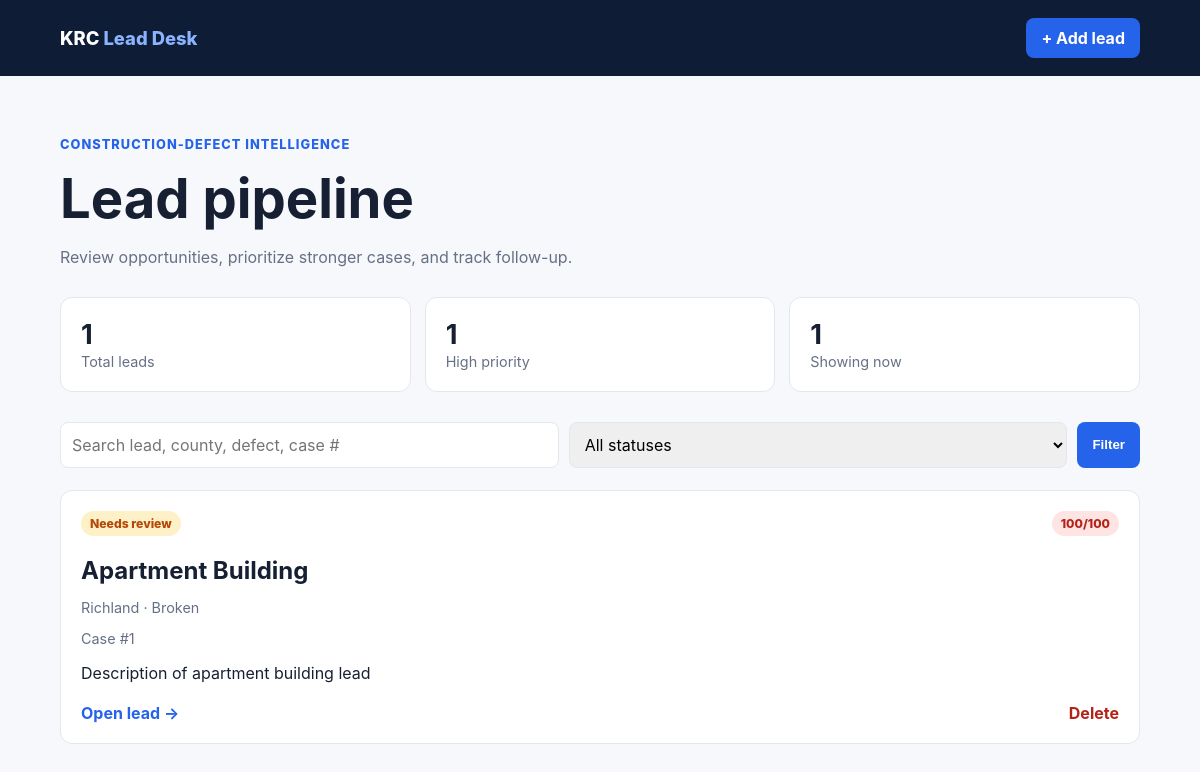
The page / on the database its author committed.
### tasks/models.py (models this page shows, shortened)
class Task(models.Model):
    STATUS_CHOICES = [
        ("new", "New"),
        ("review", "Needs review"),
        ("contacted", "Contacted"),
        ("closed", "Closed"),
    ]
    title = models.CharField(max_length=120)
    case_number = models.CharField(max_length=40, blank=True)
    county = models.CharField(max_length=60, blank=True)
    defect_type = models.CharField(max_length=80, blank=True)
    score = models.PositiveIntegerField(default=50)
    status = models.CharField(max_length=20, choices=STATUS_CHOICES, default="new")
    description = models.TextField(blank=True)
    completed = models.BooleanField(default=False)
    created_at = models.DateTimeField(auto_now_add=True)

### tasks/views.py (the view, shortened to what this page needs)
# urls.py: path("", views.TaskListView.as_view(), name="task-list"),
class TaskListView(ListView):
    model = Task
    template_name = "tasks/task_list.html"
    context_object_name = "tasks"
    def get_queryset(self):
        queryset = Task.objects.all()
        query = self.request.GET.get("q", "").strip()
        status = self.request.GET.get("status", "")
        if status:
            queryset = queryset.filter(status=status)
        return queryset.order_by("status", "-score", "-created_at")
    def get_context_data(self, **kwargs):
        context = super().get_context_data(**kwargs)
        context["statuses"] = Task.STATUS_CHOICES
        context["active_status"] = self.request.GET.get("status", "")
        context["query"] = self.request.GET.get("q", "")
        context["lead_count"] = Task.objects.count()
        context["high_priority_count"] = Task.objects.filter(score__gte=80).count()
        return context

### tasks/templates/tasks/task_list.html (shortened to what this page needs)
{% extends "base.html" %}
{% block content %}
<section class="hero">
  <p class="eyebrow">Construction-defect intelligence</p>
  <h1>Lead pipeline</h1>
  <p>Review opportunities, prioritize stronger cases, and track follow-up.</p>
</section>
<section class="stats">
  <div><strong>{{ lead_count }}</strong><span>Total leads</span></div>
  <div><strong>{{ high_priority_count }}</strong><span>High priority</span></div>
  <div><strong>{{ tasks|length }}</strong><span>Showing now</span></div>
</section>
<form class="filters" method="get">
  <input name="q" value="{{ query }}" placeholder="Search lead, county, defect, case #">
  <select name="status">
    <option value="">All statuses</option>
  </select>
  <button type="submit">Filter</button>
</form>
<section class="lead-grid">
  {% for task in tasks %}
    <article class="lead-card">
      <div class="lead-card-top">
        <span class="status status-{{ task.status }}">{{ task.get_status_display }}</span>
        <span class="score {% if task.score >= 80 %}high-score{% endif %}">
          {{ task.score }}/100
        </span>
      </div>
      <h2>{{ task.title }}</h2>
      <p class="meta">
        {{ task.county|default:"County unknown" }} ·
        {{ task.defect_type|default:"Category pending" }}
      </p>
      {% if task.case_number %}
        <p class="case">Case #{{ task.case_number }}</p>
      {% endif %}
      <p>{{ task.description|default:"No notes yet."|truncatechars:125 }}</p>
      <footer>
        <a href="{% url 'task-edit' task.pk %}">Open lead →</a>
        <a class="delete-link" href="{% url 'task-delete' task.pk %}">Delete</a>
      </footer>
    </article>
  {% empty %}
    <p class="empty-state">No matching leads. Add one or clear the filters.</p>
  {% endfor %}
</section>
{% endblock %}

### tasks/templates/base.html (shortened to what this page needs)
{% load static %}
<!doctype html>
<html lang="en">
<head>
  <link rel="stylesheet" href="{% static 'tasks/styles.css' %}">
</head>
<body>
  <header class="site-header">
    <a class="brand" href="{% url 'task-list' %}">KRC <span>Lead Desk</span></a>
    <a class="button" href="{% url 'task-create' %}">+ Add lead</a>
  </header>
  <main class="page-shell">
    {% block content %}{% endblock %}
  </main>
</body>
</html>

### tasks/static/tasks/styles.css (style rules this page uses)
:root { --ink: #172033; --muted: #667085; --line: #e4e7ec; --blue: #2563eb; --navy: #0f1c35; --bg: #f6f8fb; }
* { box-sizing: border-box; }
body { margin: 0; color: var(--ink); background: var(--bg); font-family: Inter, system-ui, sans-serif; }
.site-header { display: flex; justify-content: space-between; align-items: center; padding: 18px max(5vw, 28px); color: white; background: var(--navy); }
.brand { color: white; font-weight: 800; font-size: 1.15rem; text-decoration: none; }
.brand span { color: #8ab4ff; }
.page-shell { width: min(1120px, 90vw); margin: 0 auto; padding: 48px 0; }
.hero h1 { margin: 6px 0; font-size: clamp(2rem, 5vw, 3.4rem); }
.hero p { color: var(--muted); }
.eyebrow { color: var(--blue) !important; font-size: .8rem; font-weight: 800; letter-spacing: .08em; text-transform: uppercase; }
.button, .filters button { border: 0; border-radius: 8px; padding: 10px 15px; color: white; background: var(--blue); font-weight: 700; text-decoration: none; }
.stats { display: grid; grid-template-columns: repeat(3, 1fr); gap: 14px; margin: 30px 0; }
.stats div, .lead-card { border: 1px solid var(--line); border-radius: 12px; background: white; }
.stats div { padding: 20px; }
.stats strong { display: block; font-size: 1.7rem; }
.stats span, .meta, .case { color: var(--muted); font-size: .9rem; }
.filters { display: flex; gap: 10px; margin-bottom: 22px; }
.filters input, .filters select { flex: 1; border: 1px solid var(--line); border-radius: 8px; padding: 11px; font: inherit; }
.lead-grid { display: grid; grid-template-columns: repeat(auto-fit, minmax(270px, 1fr)); gap: 16px; }
.lead-card { padding: 20px; }
.lead-card h2 { margin-bottom: 6px; }
.lead-card-top, .lead-card footer { display: flex; justify-content: space-between; align-items: center; }
.lead-card footer { margin-top: 20px; }
.lead-card a { color: var(--blue); font-weight: 700; text-decoration: none; }
.delete-link { color: #b42318 !important; }
.status, .score { border-radius: 99px; padding: 5px 9px; font-size: .76rem; font-weight: 800; }
.status-review { color: #b54708; background: #fef0c7; }
.score { color: #344054; background: #f2f4f7; }
.high-score { color: #b42318; background: #fee4e2; }

### rows shown on the page
Task: status "Needs review", score "100", title "Apartment Building", county "Richland", defect_type "Broken", case_number "1", description "Description of apartment building lead"

### other values the page prints
{{ lead_count }} "1"
{{ high_priority_count }} "1"
{{ tasks|length }} "1"
